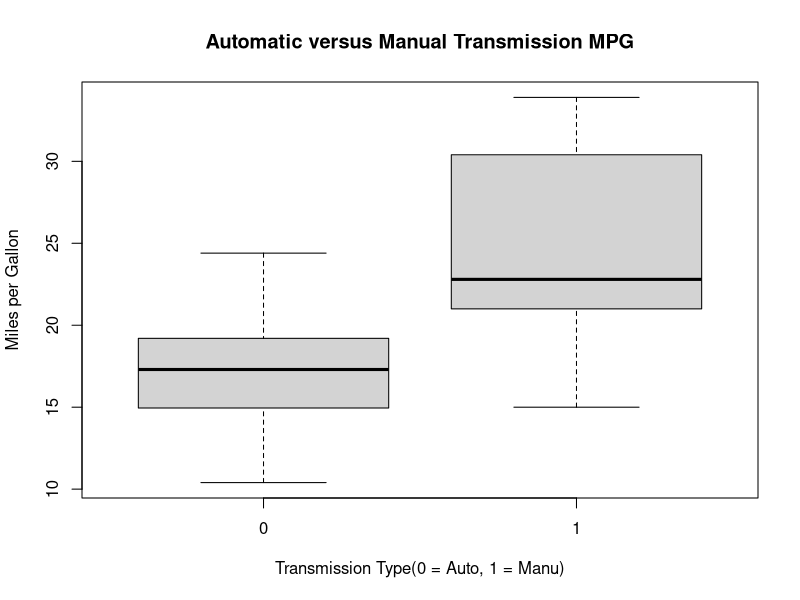
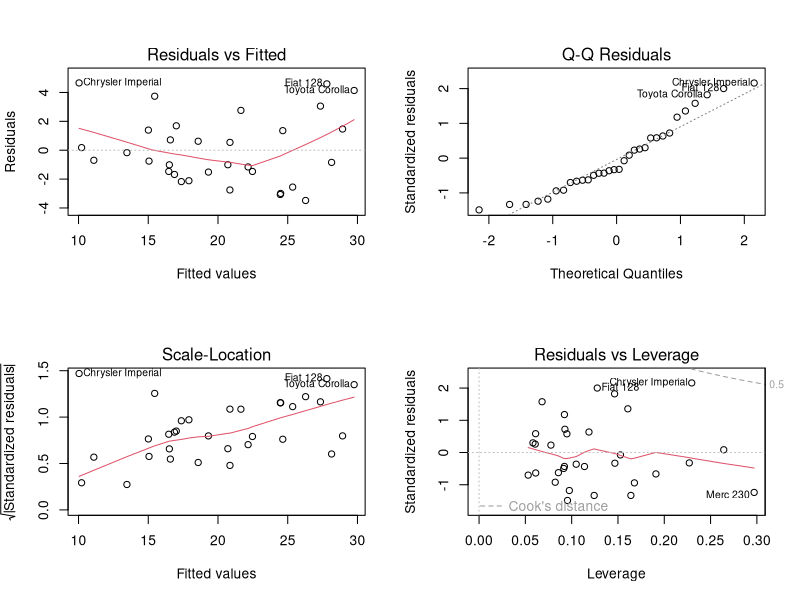

These charts were generated, in order, by the following R code:
## ---- chunk 1
library(ggplot2)
data(mtcars)
head(mtcars)
## ---- chunk 2
auto_trans <- subset(mtcars, am == 0)
mean(auto_trans$mpg)
## ---- chunk 3
man_trans <- subset(mtcars, am == 1)
mean(man_trans$mpg)
## ---- chunk 4
r1 <-t.test(man_trans$mpg,auto_trans$mpg)
## ---- chunk 5
amM <- lm(mpg ~ am,data = mtcars)
amM_sum <- summary(amM)
## ---- chunk 6
fullM <- lm(mpg ~ .,data = mtcars)
sf <- summary(fullM)
## ---- chunk 7
bestM <- step(fullM, trace= 0)
summary(bestM) 
## ---- chunk 8
boxplot(mpg ~ am, data=mtcars, xlab="Transmission Type(0 = Auto, 1 = Manu)", ylab="Miles per Gallon",main="Automatic versus Manual Transmission MPG")
## ---- chunk 9
par(mfrow = c(2, 2))
plot(bestM)
